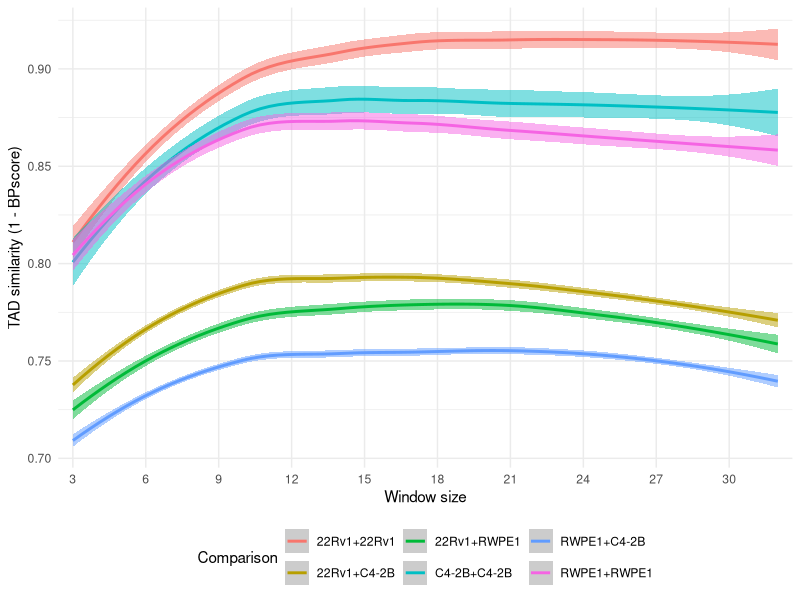
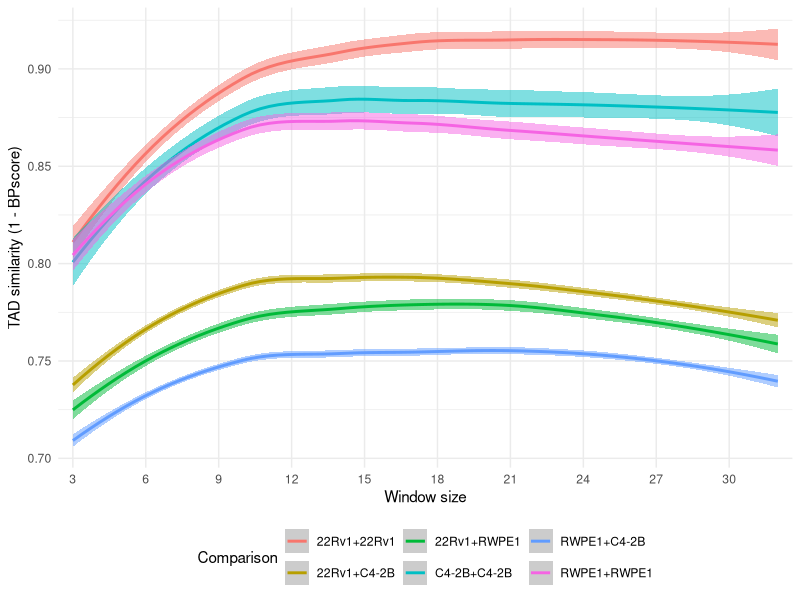
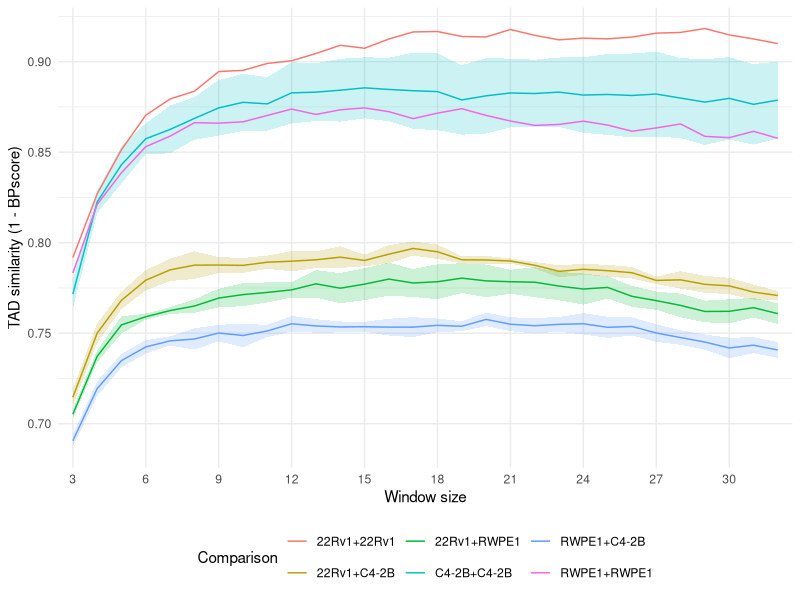
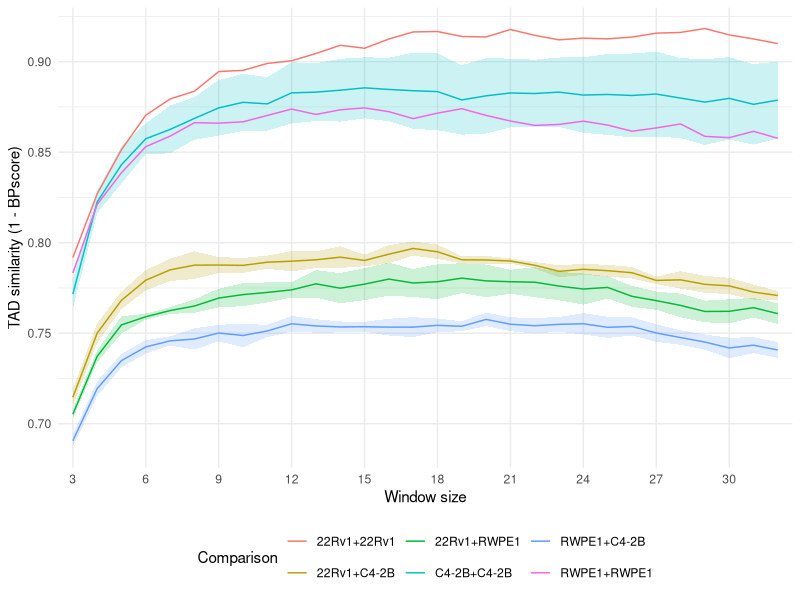

R code for these plots, in order: (Note: this script raises an error after producing the figures.)
# ==============================================================================
# Meta
# ==============================================================================
# Plot BPScore
# --------------------------------------
# Description: Plot TAD similarities, calculated by BPscore
# Author: James Hawley


# ==============================================================================
# Environment
# ==============================================================================
suppressMessages(library("data.table"))
suppressMessages(library("ggplot2"))
suppressMessages(library("MASS"))
suppressMessages(library("pheatmap"))

RESOLUTION <- 40000
MAX_WINDOW <- 32
MIN_WINDOW <- 3
MAX_PERSISTENCE <- MAX_WINDOW - MIN_WINDOW + 1
PLOT_DIR <- file.path("Plots", "all")


# ==============================================================================
# Functions
# ==============================================================================
#' Save figures in multiple formats
#'
#' @param gg ggplot object
#' @param prefix Prefix for output file
#' @param ext Output extensions
#' @param dpi DPI resolution
savefig <- function(gg, prefix, ext = c("png", "pdf"), width = 20, height = 12, dpi = 400) {
    for (e in ext) {
        ggsave(
            paste(prefix, e, sep = "."),
            gg,
            height = height,
            width = width,
            units = "cm",
            dpi = dpi
        )
    }
}


# ==============================================================================
# Data
# ==============================================================================
cat("Loading Data\n")
# load metadata
metadata <- fread("config.tsv", sep = "\t", header = TRUE)
metadata <- metadata[Include == "Yes"]
SAMPLES <- metadata[, SampleID]
TUMOUR_SAMPLES <- metadata[Source == "Primary" & Type == "Malignant", SampleID]
LINE_SAMPLES <- metadata[Source == "Cell Line", SampleID]

# load BPscore calculations
bpscore <- fread("Statistics/tad-distances.120000000.tsv", sep = "\t", header = TRUE)
# window_diffs <- fread("Statistics/tad-similarity-deltas.tsv", sep = "\t", header = TRUE)


# ==============================================================================
# Analysis
# ==============================================================================
# colour bpscore rows by primary-primary, line-line, or primary-line comparisons
cat("Counting similarity\n")
bpscore <- merge(
    bpscore,
    metadata[, .(SampleID, Source, Tissue, Label, Type)],
    by.x = "s1",
    by.y = "SampleID",
    all.x = FALSE,
    all.y = TRUE
)
bpscore <- merge(
    bpscore,
    metadata[, .(SampleID, Source, Tissue, Label, Type)],
    by.x = "s2",
    by.y = "SampleID",
    suffixes = c("_1", "_2"),
    all.x = FALSE,
    all.y = TRUE,
)

# sample comparisons for various plots
bpscore[(Tissue_1 == "Prostate") & (Tissue_2 == "Prostate"), Prostate_Type_Combo := paste(Type_1, Type_2, sep = "+")]
bpscore[
    (Tissue_1 == "Prostate") & (Tissue_2 == "Prostate") & (Source_1 == "Cell Line") & (Source_2 == "Cell Line"),
    Cell_Type_Combo := paste(
        gsub(" .*", "", Label_1),
        gsub(" .*", "", Label_2),
        sep = "+"
    )
]

# cluster samples by BPscore distances
# recast data to wide form for plotting with pheatmap
mat <- as.matrix(
    dcast(bpscore[w == MAX_WINDOW], s1 ~ s2, value.var = "BPscore", fill = 0),
    rownames = "s1"
)

# compare different groups of samples
# group_idx <- list(
#     "Primary prostate tumour" = 12:23,
#     "Primary prostate benign" = 7:11,
#     "Cell line prostate tumour" = c(24:25, 28:30),
#     "Cell line prostate benign" = 26:27,
#     "Cell line non-prostate" = 1:6
# )
# median_mat <- matrix(ncol = length(group_idx), nrow = length(group_idx))
# for (i in 1:length(group_idx)) {
#     for (j in i:length(group_idx)) {
#         median_mat[i, j] <- median(as.vector(1 - mat[group_idx[[i]], group_idx[[j]]]))
#     }
# }
# rownames(median_mat) <- names(group_idx)
# colnames(median_mat) <- rownames(median_mat)

# cat("Sample type comparisons\n")
# print(median_mat)
# write.matrix(
#     median_mat,
#     file.path("Statistics", "tad-similarity.sample-types.tsv"),
#     sep = "\t"
# )

# ==============================================================================
# Plots
# ==============================================================================
cat("Plotting\n")
## # plot distances between TADs of different primary tumour samples across window sizes
## gg_bpscore_primary_tumour <- (
##     ggplot(data = bpscore[s1 < s2 & w <= MAX_WINDOW & grepl("PCa", s1) & grepl("PCa", s2)])
##     + geom_point(
##         aes(x = w, y = 1 - BPscore, colour = w),
##         position = position_jitter(width = 0.2, height = 0)
##     )
##     + geom_boxplot(
##         aes(x = w, y = 1 - BPscore, group = w),
##         alpha = 0.5,
##         outlier.shape = NA,
##         width = 0.5
##     )
##     + labs(x = "Window size", y = "TAD similarity (1 - BPscore)")
##     + scale_x_discrete(
##         breaks = seq(MIN_WINDOW, MAX_WINDOW, by = 3),
##         limits = seq(MIN_WINDOW, MAX_WINDOW, by = 3),
##         labels = seq(MIN_WINDOW, MAX_WINDOW, by = 3)
##     )
##     + scale_colour_viridis_c()
##     + guides(colour = FALSE)
##     + theme_minimal()
## )
## savefig(gg_bpscore_primary_tumour, file.path(PLOT_DIR, "bp-score.tumour"))
## 
## # plot distances between TADs of different primary tumour samples across window sizes
## gg_bpscore_primary_benign = (
##     ggplot(data = bpscore[s1 < s2 & w <= MAX_WINDOW & grepl("Benign-Prostate", s1) & grepl("Benign-Prostate", s2)])
##     + geom_point(
##         aes(x = w, y = 1 - BPscore, colour = w),
##         position = position_jitter(width = 0.2, height = 0)
##     )
##     + geom_boxplot(
##         aes(x = w, y = 1 - BPscore, group = w),
##         alpha = 0.5,
##         outlier.shape = NA,
##         width = 0.5
##     )
##     + labs(x = "Window size", y = "TAD similarity (1 - BPscore)")
##     + scale_x_discrete(
##         breaks = seq(MIN_WINDOW, MAX_WINDOW, by = 3),
##         limits = seq(MIN_WINDOW, MAX_WINDOW, by = 3),
##         labels = seq(MIN_WINDOW, MAX_WINDOW, by = 3)
##     )
##     + scale_colour_viridis_c()
##     + guides(colour = FALSE)
##     + theme_minimal()
## )
## savefig(gg_bpscore_primary_benign, file.path(PLOT_DIR, "bp-score.benign"))
## 
## # primary samples: benign vs tumour
## gg_bpscore_primary_tumour_vs_benign <- (
##     ggplot()
##     + geom_smooth(
##         data = bpscore[
##             s1 < s2
##             & w <= MAX_WINDOW
##             & (Source_1 == "Primary" & Source_2 == "Primary")
##             & (Source_1 == "Primary" & Source_2 == "Primary")
##         ],
##         mapping = aes(
##             x = w,
##             y = 1 - BPscore,
##             colour = Prostate_Type_Combo,
##             fill = Prostate_Type_Combo,
##             group = Prostate_Type_Combo
##         ),
##         method = "loess",
##         alpha = 0.5
##     )
##     + labs(x = "Window size", y = "TAD similarity (1 - BPscore)")
##     + scale_x_discrete(
##         breaks = seq(MIN_WINDOW, MAX_WINDOW, by = 3),
##         limits = seq(MIN_WINDOW, MAX_WINDOW, by = 3),
##         labels = seq(MIN_WINDOW, MAX_WINDOW, by = 3)
##     )
##     + scale_colour_discrete(
##         name = "Comparison",
##         breaks = c("Benign+Benign", "Benign+Malignant", "Malignant+Malignant"),
##         labels = c("Benign vs Benign", "Benign vs Tumour", "Tumour vs Tumour")
##     )
##     + scale_fill_discrete(
##         name = "Comparison",
##         breaks = c("Benign+Benign", "Benign+Malignant", "Malignant+Malignant"),
##         labels = c("Benign vs Benign", "Benign vs Tumour", "Tumour vs Tumour")
##     )
##     + guides(fill = FALSE)
##     + theme_minimal()
##     + theme(legend.position = "bottom")
## )
## savefig(gg_bpscore_primary_tumour_vs_benign, file.path(PLOT_DIR, "bp-score.tumour-vs-benign"))
## 
## # same as above, but using the sample standard deviation for the ribbon
## # instead of the 95% confidence interval around the regressed mean
## gg_bpscore_primary_tumour_vs_benign <- (
##     ggplot()
##     + geom_ribbon(
##         data = bpscore[
##             s1 < s2
##             & w <= MAX_WINDOW
##             & (Source_1 == "Primary" & Source_2 == "Primary")
##             & (Source_1 == "Primary" & Source_2 == "Primary"),
##             .(Mean = mean(1 - BPscore), SD = sd(1 - BPscore)),
##             by = c("w", "Prostate_Type_Combo")
##         ],
##         mapping = aes(
##             x = w,
##             ymin = Mean - SD,
##             ymax = Mean + SD,
##             fill = Prostate_Type_Combo,
##             group = Prostate_Type_Combo
##         ),
##         alpha = 0.2
##     )
##     + geom_path(
##         data = bpscore[
##             s1 < s2
##             & w <= MAX_WINDOW
##             & (Source_1 == "Primary" & Source_2 == "Primary")
##             & (Source_1 == "Primary" & Source_2 == "Primary"),
##             .(Mean = mean(1 - BPscore), SD = sd(1 - BPscore)),
##             by = c("w", "Prostate_Type_Combo")
##         ],
##         mapping = aes(
##             x = w,
##             y = Mean,
##             colour = Prostate_Type_Combo,
##             group = Prostate_Type_Combo
##         ),
##         # method = "loess",
##         # se = FALSE,
##         size = 2,
##         alpha = 0.5
##     )
##     + geom_point(
##         data = bpscore[
##             s1 < s2
##             & w <= MAX_WINDOW
##             & (Source_1 == "Primary" & Source_2 == "Primary")
##             & (Source_1 == "Primary" & Source_2 == "Primary")
##         ],
##         mapping = aes(
##             x = w,
##             y = 1 - BPscore,
##             colour = Prostate_Type_Combo
##         ),
##         alpha = 0.5,
##         position = position_jitter(width = 0.2, height = 0)
##     )
##     + labs(x = "Window size", y = "TAD similarity (1 - BPscore)")
##     + scale_x_discrete(
##         breaks = seq(MIN_WINDOW, MAX_WINDOW, by = 3),
##         limits = seq(MIN_WINDOW, MAX_WINDOW, by = 3),
##         labels = seq(MIN_WINDOW, MAX_WINDOW, by = 3)
##     )
##     + scale_colour_discrete(
##         name = "Comparison",
##         breaks = c("Benign+Benign", "Benign+Malignant", "Malignant+Malignant"),
##         labels = c("Benign vs Benign", "Benign vs Tumour", "Tumour vs Tumour")
##     )
##     + scale_fill_discrete(
##         name = "Comparison",
##         breaks = c("Benign+Benign", "Benign+Malignant", "Malignant+Malignant"),
##         labels = c("Benign vs Benign", "Benign vs Tumour", "Tumour vs Tumour")
##     )
##     + guides(fill = FALSE)
##     + theme_minimal()
##     + theme(legend.position = "bottom")
## )
## savefig(gg_bpscore_primary_tumour_vs_benign, file.path(PLOT_DIR, "bp-score.tumour-vs-benign.stdev"))

# cell lines: benign vs tumour
gg_bpscore_line_tumour_vs_benign <- (
    ggplot(
        data = bpscore[
            s1 < s2
            & w <= MAX_WINDOW
            & (Source_1 == "Cell Line" & Source_2 == "Cell Line")
            & (Tissue_1 == "Prostate" & Tissue_2 == "Prostate")
        ],
        mapping = aes(
            x = w,
            y = 1 - BPscore,
            colour = Cell_Type_Combo,
            fill = Cell_Type_Combo,
            group = Cell_Type_Combo
        )
    )
    + geom_smooth(
        method = "loess",
        alpha = 0.5
    )
    + labs(x = "Window size", y = "TAD similarity (1 - BPscore)")
    + scale_x_discrete(
        breaks = seq(MIN_WINDOW, MAX_WINDOW, by = 3),
        limits = seq(MIN_WINDOW, MAX_WINDOW, by = 3),
        labels = seq(MIN_WINDOW, MAX_WINDOW, by = 3)
    )
    + scale_colour_discrete(
        name = "Comparison"
    )
    + guides(fill = FALSE)
    + theme_minimal()
    + theme(legend.position = "bottom")
)
savefig(gg_bpscore_line_tumour_vs_benign, file.path(PLOT_DIR, "bp-score.line.tumour-vs-benign"))

# same as above, using sample standard deviation for the ribbon
gg_bpscore_line_tumour_vs_benign <- (
    ggplot()
    + geom_ribbon(
        data = bpscore[
            s1 < s2
            & w <= MAX_WINDOW
            & (Source_1 == "Cell Line" & Source_2 == "Cell Line")
            & (Tissue_1 == "Prostate" & Tissue_2 == "Prostate"),
            .(Mean = mean(1 - BPscore), SD = sd(1 - BPscore)),
            by = c("w", "Cell_Type_Combo")
        ],
        mapping = aes(
            x = w,
            ymin = Mean - SD,
            ymax = Mean + SD,
            fill = Cell_Type_Combo
        ),
        alpha = 0.2
    )
    + geom_path(
        data = bpscore[
            s1 < s2
            & w <= MAX_WINDOW
            & (Source_1 == "Cell Line" & Source_2 == "Cell Line")
            & (Tissue_1 == "Prostate" & Tissue_2 == "Prostate"),
            .(Mean = mean(1 - BPscore), SD = sd(1 - BPscore)),
            by = c("w", "Cell_Type_Combo")
        ],
        mapping = aes(
            x = w,
            y = Mean,
            colour = Cell_Type_Combo
        ),
    )
    + labs(x = "Window size", y = "TAD similarity (1 - BPscore)")
    + scale_x_discrete(
        breaks = seq(MIN_WINDOW, MAX_WINDOW, by = 3),
        limits = seq(MIN_WINDOW, MAX_WINDOW, by = 3),
        labels = seq(MIN_WINDOW, MAX_WINDOW, by = 3)
    )
    + scale_colour_discrete(
        name = "Comparison"
    )
    + guides(fill = FALSE)
    + theme_minimal()
    + theme(legend.position = "bottom")
)
savefig(gg_bpscore_line_tumour_vs_benign, file.path(PLOT_DIR, "bp-score.line.tumour-vs-benign.stdev"))


# # plot the change in similarities over window sizes
# gg_sim_window = (
#     ggplot(data = window_diffs[w <= MAX_WINDOW])
#     + geom_path(aes(x = w, y = 1 - BPscore, group = SampleID, colour = SampleID))
#     + labs(x = "Window size", y = "Similarity between consecutive window sizes\n(1 - BPscore)")
#     + scale_x_discrete(
#         breaks = seq(MIN_WINDOW, MAX_WINDOW, by = 3),
#         limits = seq(MIN_WINDOW, MAX_WINDOW, by = 3),
#         labels = seq(MIN_WINDOW, MAX_WINDOW, by = 3)
#     )
#     + scale_colour_discrete(
#         limits = metadata[, SampleID],
#         labels = metadata[, Label],
#         name = "Sample"
#     )
#     + theme_minimal()
# )
# savefig(gg_sim_window, file.path(PLOT_DIR, "bp-score.window-similarity"))


# # plot the change in similarities over window sizes
# gg_sim_window_delta = (
#     ggplot(data = window_diffs[w >= 5 & w <= MAX_WINDOW])
#     + geom_path(aes(x = w, y = window_step_abs_delta, group = SampleID, colour = SampleID))
#     + labs(x = "Window size", y = "Gain of step-wise similarity")
#     + scale_x_discrete(
#         breaks = seq(MIN_WINDOW, MAX_WINDOW, by = 3),
#         limits = seq(MIN_WINDOW, MAX_WINDOW, by = 3),
#         labels = seq(MIN_WINDOW, MAX_WINDOW, by = 3)
#     )
#     + scale_colour_discrete(
#         limits = metadata[, SampleID],
#         labels = metadata[, Label],
#         name = "Patient"
#     )
#     + theme_minimal()
# )
# savefig(gg_sim_window_delta, file.path(PLOT_DIR, "bp-score.window-similarity.delta"))

# heatmap of similarity at MAX_WINDOW
annot_col <- as.data.frame(metadata[, .SD, .SDcols = c("Type", "Tissue", "Source", "T2E")])
rownames(annot_col) <- metadata[, SampleID]


for (ext in c("png", "pdf")) {
    pheatmap(
        mat = 1 - mat,
        filename = paste0(file.path(PLOT_DIR, "bp-score.cluster."), ext),
        clustering_rows = TRUE,
        clustering_cols = TRUE,
        clustering_distance_rows = as.dist(mat),
        clustering_distance_cols = as.dist(mat),
        clustering_method = "ward.D2",
        treeheight_col = 0,
        labels_row = metadata[order(SampleID), Label],
        labels_col = metadata[order(SampleID), Label],
        legend = TRUE,
        show_rownames = FALSE,
        annotation_col = annot_col
    )
}
